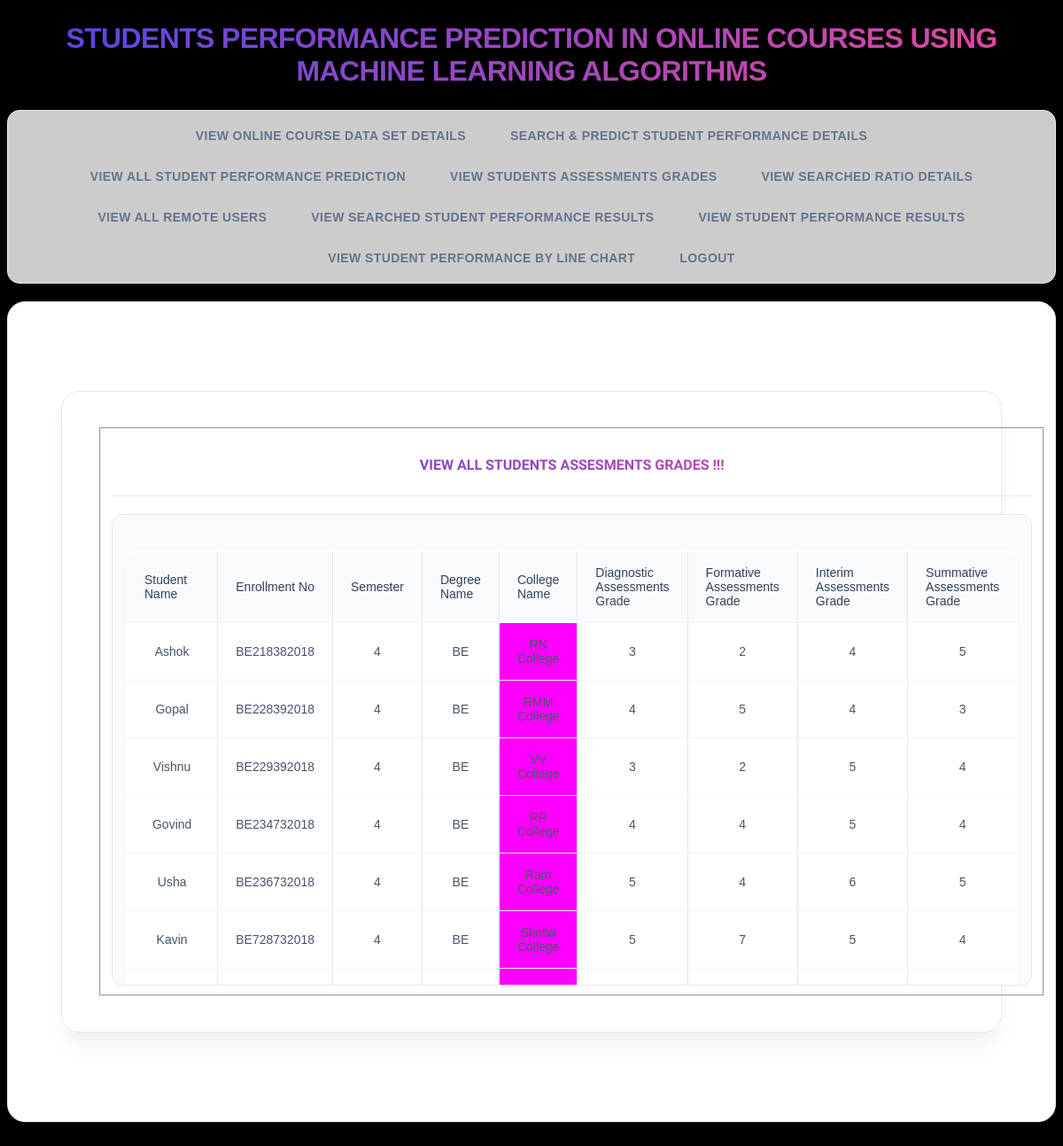
Screenshot of /View_Students_Assessments_Grades/ with the database file from the repository.
### Remote_User/models.py (models this page shows)
class student_performance_model(models.Model):
    names= models.CharField(max_length=300)
    Enrollment_No= models.CharField(max_length=300)
    Gender= models.CharField(max_length=300)
    Contact_No= models.CharField(max_length=300)
    Course_Name= models.CharField(max_length=300)
    Degree_Name= models.CharField(max_length=300)
    College_Name= models.CharField(max_length=300)
    university_Name= models.CharField(max_length=300)
    Online_Course_Media= models.CharField(max_length=300)
    Conducted_Class= models.CharField(max_length=300)
    Attended_Class= models.CharField(max_length=300)
    Diagnostic_Assessments_Grade= models.IntegerField()
    Formative_Assessments_Grade= models.IntegerField()
    Interim_Assessments_Grade= models.IntegerField()
    Summative_Assessments_Grade= models.IntegerField()
    ratings = models.IntegerField(default=0)
    topics = models.CharField(max_length=300, default='')

### Service_Provider/views.py (the view)
# urls.py: re_path(r'^View_Students_Assessments_Grades/$', serviceprovider.View_Students_Assessments_Grades, name="View_Students_Assessments_Grades"),
def View_Students_Assessments_Grades(request):
    obj = student_performance_model.objects.all()
    return render(request, 'SProvider/View_Students_Assessments_Grades.html', {'list_objects': obj})

### Template/htmls/SProvider/View_Students_Assessments_Grades.html (shortened to what this page needs)
{% extends 'SProvider/design1.html' %}
{% block researchblock %}
	<body>
	<div class="container-fluid">
		<div class="container">
			<div class="row">
				<div class="col-md-5">
 					<form role="form" method="POST" >
						<fieldset>
							<p class="text-uppercase pull-center style1">VIEW ALL STUDENTS ASSESMENTS GRADES  !!! </p>
                            <hr>
                            <div class="tweettext">
                                <table border="5" bordercolor="#FF00FF">
                      <tr><td bgcolor="#FF0000"><span class="style8">Student Name</span></td>
                      <td bgcolor="#FF0000"><span class="style8">Enrollment No</span></td>
                          <td bgcolor="#FF0000"><span class="style8">Semester</span></td>
                          <td bgcolor="#FF0000"><span class="style8">Degree Name</span></td>
                          <td bgcolor="#FF0000"><span class="style8">College Name</span></td>
                          <td bgcolor="#FF0000"><span class="style8">Diagnostic Assessments Grade</span></td>
                          <td bgcolor="#FF0000"><span class="style8">Formative Assessments Grade</span></td>
                          <td bgcolor="#FF0000"><span class="style8">Interim Assessments Grade</span></td>
                          <td bgcolor="#FF0000"><span class="style8">Summative Assessments Grade</span></td>
                      </tr>
                            {% for object in list_objects %}
                      <tr>
                                        <td style="color:red; font-size:20px; font-family:fantasy" ><div align="center">{{object.names}}</div></td>
                                        <td style="font-family:monospace; font-size:19px;  "><div align="center">{{object.Enrollment_No}}</div></td>
                                         <td style="font-family:monospace; font-size:19px; "><div align="center">{{object.Course_Name}}</div></td>
                                        <td style="font-family:monospace; font-size:19px; "><div align="center">{{object.Degree_Name}}</div></td>
                                        <td  bgcolor="#FF00FF" style="font-family:monospace; font-size:19px; "><div align="center">{{object.College_Name}}</div></td>
                                        <td style="font-family:monospace; font-size:19px; "><div align="center">{{object.Diagnostic_Assessments_Grade}}</div></td>
                                        <td style="font-family:monospace; font-size:19px; "><div align="center">{{object.Formative_Assessments_Grade}}</div></td>
                                        <td style="font-family:monospace; font-size:19px; "><div align="center">{{object.Interim_Assessments_Grade}}</div></td>
                                        <td style="font-family:monospace; font-size:19px; "><div align="center">{{object.Summative_Assessments_Grade}}</div></td>
                                  </tr>
                                        {% endfor %}
                      </table>
                            </div>
						</fieldset>
					</form>
				</div>
            </div>
        </div>
    </div>
{% endblock %}

### Template/htmls/SProvider/design1.html (shortened to what this page needs)
<!DOCTYPE html>
<html lang="en">
<head>
<meta http-equiv="Content-Type" content="text/html; charset=utf-8"></head>
<body>
<h1 class="style1">Students Performance Prediction in Online Courses Using Machine Learning Algorithms</h1>
<div  class="topnav">
  <a  href="{% url 'View_Student_Performance_Details' %}">View Online Course Data Set Details</a>
    <a href="{% url 'Search_Student_Performance' %}">Search & Predict Student Performance Details </a>
    <a href="{% url 'View_All_StudentPerformance_Prediction_Details' %}">View All Student Performance Prediction  </a>
    <a href="{% url 'View_Students_Assessments_Grades' %}">View Students Assessments Grades</a>
    <a href="{% url 'View_Search_Ratio' %}">View Searched Ratio Details</a>
     <a href="{% url 'View_Remote_Users' %}">View All Remote Users</a>
    <a href="{% url 'charts' 'line' %}">View Searched Student Performance Results</a>
    <a href="{% url 'likeschart' 'bar' %}">View Student Performance Results </a>
    <a href="{% url 'charts1' 'line' %}">View Student Performance By Line Chart </a>
  <a href="{% url 'login'  %}">Logout</a>
</div>
<div class="mainholder">
{% block researchblock %}
{% endblock %}
</div>
</body>
</html>

### Template/htmls/SProvider/View_Students_Assessments_Grades.html (style rules this page uses)
body { background-color:#000000; }
.container-fluid { padding:50px; }
.container { background-color:white;padding:50px; }
.text-uppercase { font-family: 'Righteous', cursive; }
.tweettext { border: 2px solid yellowgreen; width: 1104px; height: 442px; overflow: scroll; background-color:; }
.style1 { color: #FF0000; font-weight: bold; }

### rows the page displays
student_performance_model: names "Ashok", Enrollment_No "BE218382018", Course_Name "4", Degree_Name "BE", College_Name "RN College", Diagnostic_Assessments_Grade "3", Formative_Assessments_Grade "2", Interim_Assessments_Grade "4", Summative_Assessments_Grade "5"
student_performance_model: names "Gopal", Enrollment_No "BE228392018", Course_Name "4", Degree_Name "BE", College_Name "RMM College", Diagnostic_Assessments_Grade "4", Formative_Assessments_Grade "5", Interim_Assessments_Grade "4", Summative_Assessments_Grade "3"
student_performance_model: names "Vishnu", Enrollment_No "BE229392018", Course_Name "4", Degree_Name "BE", College_Name "VV College", Diagnostic_Assessments_Grade "3", Formative_Assessments_Grade "2", Interim_Assessments_Grade "5", Summative_Assessments_Grade "4"
student_performance_model: names "Govind", Enrollment_No "BE234732018", Course_Name "4", Degree_Name "BE", College_Name "RR College", Diagnostic_Assessments_Grade "4", Formative_Assessments_Grade "4", Interim_Assessments_Grade "5", Summative_Assessments_Grade "4"
student_performance_model: names "Usha", Enrollment_No "BE236732018", Course_Name "4", Degree_Name "BE", College_Name "Ram College", Diagnostic_Assessments_Grade "5", Formative_Assessments_Grade "4", Interim_Assessments_Grade "6", Summative_Assessments_Grade "5"
student_performance_model: names "Kavin", Enrollment_No "BE728732018", Course_Name "4", Degree_Name "BE", College_Name "Shoba College", Diagnostic_Assessments_Grade "5", Formative_Assessments_Grade "7", Interim_Assessments_Grade "5", Summative_Assessments_Grade "4"
